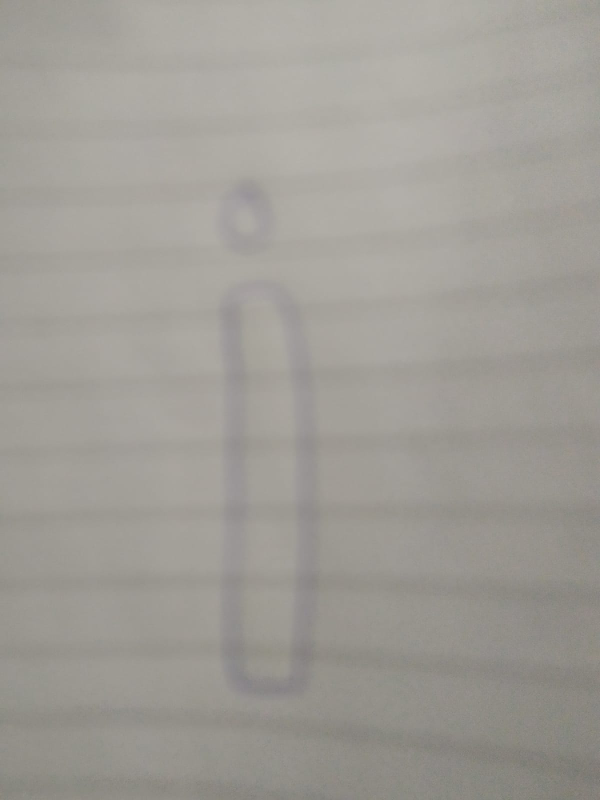
#> input picture img/teste_2.jpeg, 1200 x 1600 px (shown at 1/2 size); its folder holds only this picture in this run
$ python -i classificador_sgd.py   (imports and definitions only)
#> lines starting #> are read from the running program, lines starting #| are printed output that depends on the picture; after the words box and inside, x2 and y2 are one past the last pixel; in counts of white or black regions, pixels touching at a corner belong together
# %%
from tkinter import Image
import numpy as np
import os
import pandas as pd
from pathlib import Path
from matplotlib.image import imread
from sklearn.linear_model import SGDClassifier
from sklearn.model_selection import cross_val_score, cross_val_predict
from sklearn.metrics import confusion_matrix, precision_score, recall_score, f1_score
import cv2
import matplotlib.pyplot as plt

# %%
dataset_path = Path(os.path.join('C:',os.sep, 'Users', 'Gabriel', 'Desktop', 'FACUL 6ª SEM', 'APS-PI-6SEM', 'dataset', 'V20220930_partial'))

# %%
path_labels = {}

path_labels['a'] = dataset_path.joinpath('a_l/train_61')
path_labels['e'] = dataset_path.joinpath('e_l/train_65')
path_labels['i'] = dataset_path.joinpath('i_l/train_69')
path_labels['o'] = dataset_path.joinpath('o_l/train_6f')
path_labels['u'] = dataset_path.joinpath('u_l/train_75')
path_labels['A'] = dataset_path.joinpath('A_u/train_41')
path_labels['E'] = dataset_path.joinpath('E_u/train_45')
path_labels['I'] = dataset_path.joinpath('I_u/train_49')
path_labels['O'] = dataset_path.joinpath('O_u/train_4f')
path_labels['U'] = dataset_path.joinpath('U_u/train_55')

# %%
# [4 lines that did not run here, left out]

# %%
X = []
y = []
# [9 lines not run here, left out]

# %%
#X = [x.reshape(1, -1) for x in X]
X_reshaped = [x.reshape(-1) for x in X]
X_reshaped = np.array(X_reshaped)

# %%
y = np.array(y)

# %%
y = ((y=='i')|(y=='I'))

# %%
split_test_threshold = 0.2

# %%
#train_index, test_index = next(selection_iter.split(X, y))
from sklearn.model_selection import train_test_split
# [1 line that did not run here, left out]

# %%
# [1 line that did not run here, left out]
# [1 line that did not run here, left out]

# Classificador SGD

# %%
sgd_clf = SGDClassifier(random_state=42)
# [7 lines not run here, left out]

# %%
# [1 line that did not run here, left out]

# %%
# [2 lines not run here, left out]

# %%
# [1 line that did not run here, left out]
# [10 lines not run here, left out]

# %%
# Função para classificar uma imagem
def pretty_print_mnist_number(number: np.array):
    res = ''
    for linha in number.reshape(128, 128):
        for p in linha:
            res += f'{int(p):>3}'
        res += '\n'
    print(res)

# %%
def imagem_to_cinza(matrix_colorida: np.array) -> np.array:
    return cv2.cvtColor(matrix_colorida, cv2.COLOR_RGB2GRAY)
'''
def somar_valores_antes_depois_indice(dicionario, indice, valor_maximo):
    valores_antes = sum(v for i, v in dicionario.items() if i < indice)
    valores_depois = sum(v for i, v in dicionario.items() if i > indice)

    if (abs((valores_antes + valor_maximo) - (valores_depois)) < abs((valores_antes) - (valores_depois + valor_maximo))):
        return indice-1
    else:
        return indice+1
'''

# %%
def plotar_histograma_imagem(imagem):

    # Calcular o histograma usando a função cv2.calcHist()
    histograma = cv2.calcHist([imagem], [0], None, [256], [0, 256])
#> histograma = 256 values, max 92404 at index 160, min 0 at index 0, mean 7500

    # Criar um dicionário para armazenar o número de ocorrências para cada valor de intensidade
    #ocorrencias_por_valor = {i: int(hist) for i, hist in enumerate(histograma)}

    # Encontrar a intensidade com o maior número de ocorrências
    #maior_ocorrencia = max(ocorrencias_por_valor, key=ocorrencias_por_valor.get)
    #valor_maximo = ocorrencias_por_valor[maior_ocorrencia]

    limiar, _ = cv2.threshold(imagem, 0, 255, cv2.THRESH_BINARY + cv2.THRESH_OTSU)
#> limiar = 155

    # Encontrar o valor do limiar baseado no pico do histograma
    #limiar = np.argmax(histograma)  # Índice do pico do histograma

    # Binarizar a imagem usando o limiar
    _, imagem_binarizada = cv2.threshold(imagem, limiar, 255, cv2.THRESH_BINARY)
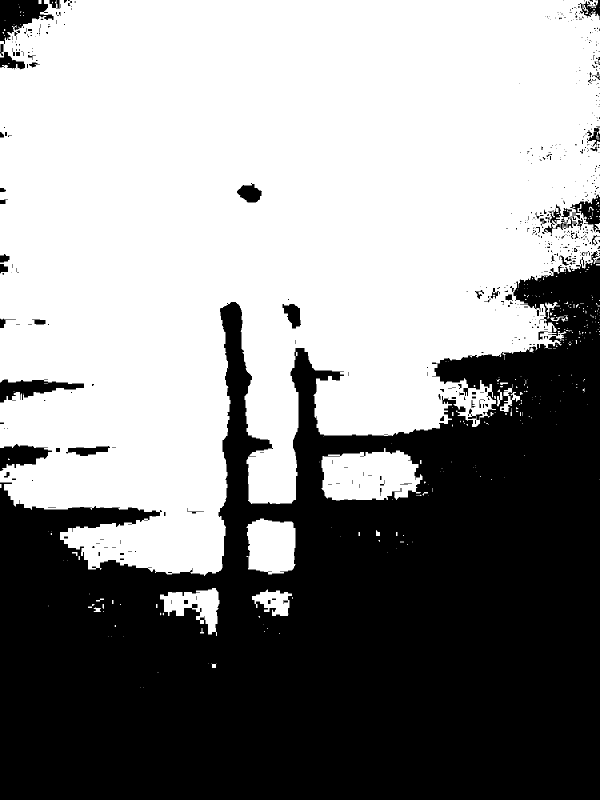
#> imagem_binarizada: shape (1600, 1200) (shown at 1/2 size); 56.1% white; 537 black regions (434 under 20 px), largest, box (x1, y1, x2, y2) and area: (0, 502, 1200, 1600) 815266, (0, 0, 107, 88) 4909, (0, 759, 168, 805) 3745

     # Mostrar a imagem binarizada
    plt.imshow(imagem_binarizada, cmap='gray')
    plt.title('Imagem Binarizada')
    plt.axis('off')
    plt.show()

    # Plotar o histograma
    plt.plot(histograma)
    plt.title('Histograma da Imagem em Tons de Cinza')
    plt.xlabel('Valores de Pixel')
    plt.ylabel('Número de Pixels')
    plt.show()
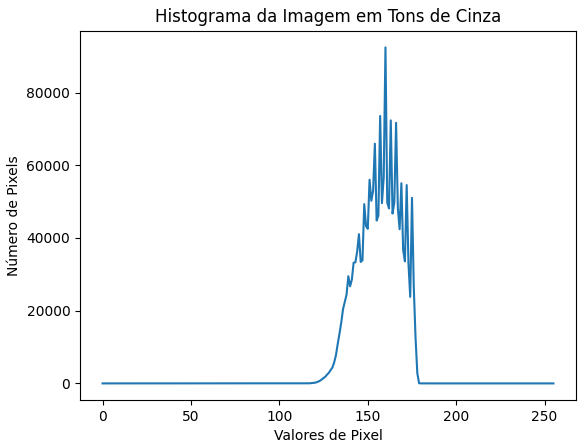
#> figure drawn by matplotlib, 1 panel; curve peaks at x = 160, y = 92404

    return limiar

# %%
def classificar_imagem_sgd(classificador, caminho_da_imagem):

    # Carregar a imagem
    imagem = Image.open(caminho_da_imagem)

    # Redimensionar para uma nova largura e altura
    nova_largura = 128
    nova_altura = 128
    imagem_redimensionada = imagem.resize((nova_largura, nova_altura))

    imagem_redimensionada.save("img/nova_imagem_redimensionada.jpg")

    imagem2 = imread("img/nova_imagem_redimensionada.jpg")

    imagem_cinza = imagem_to_cinza(imagem2)

    limiar = plotar_histograma_imagem(imagem_cinza) # Valor entre 0 e 255

    # Converter para matriz binária
    matriz_binaria = (imagem_cinza > limiar).astype(int)
    #_, matriz_binaria = cv2.threshold(imagem_cinza, limiar, 255, cv2.THRESH_BINARY)
    #plt.imshow(matriz_binaria, cmap='gray')

    imagem_processada = matriz_binaria.reshape(1, -1)
    previsao = classificador.predict(imagem_processada)

    pretty_print_mnist_number(matriz_binaria)
    print(f'Resultado da analise da imagem utilizando o classificador {classificador}: {previsao}')

>>> import cv2
>>> picture = cv2.imread('../img/teste_2.jpeg', cv2.IMREAD_GRAYSCALE)
>>> result = plotar_histograma_imagem(picture)
#> result = 155

$ run again, on img/teste_3.jpeg
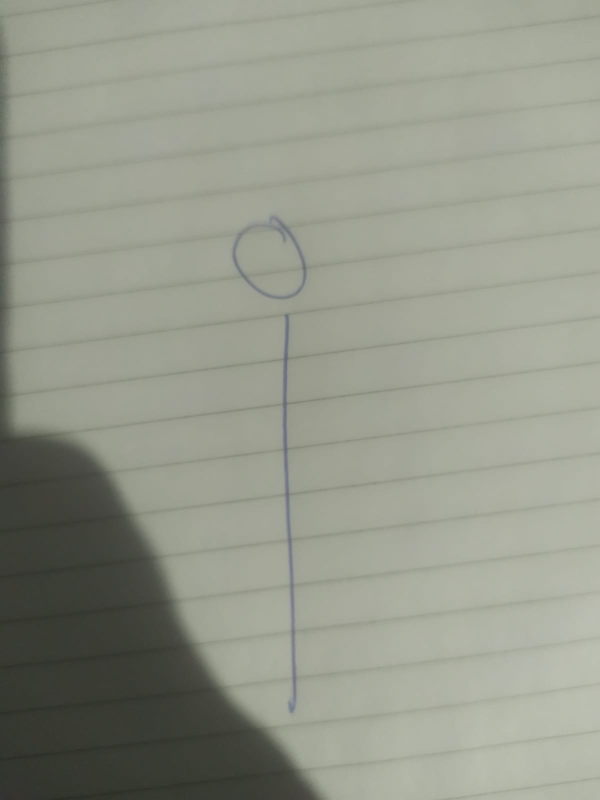
#> input picture img/teste_3.jpeg, 1200 x 1600 px (shown at 1/2 size)
#> histograma = 256 values, max 106475 at index 163, min 0 at index 0, mean 7500
#> limiar = 113
#> in plotar_histograma_imagem, `_, imagem_binarizada = cv2.threshold(imagem, limiar, 255, cv2.THRESH_B..`:
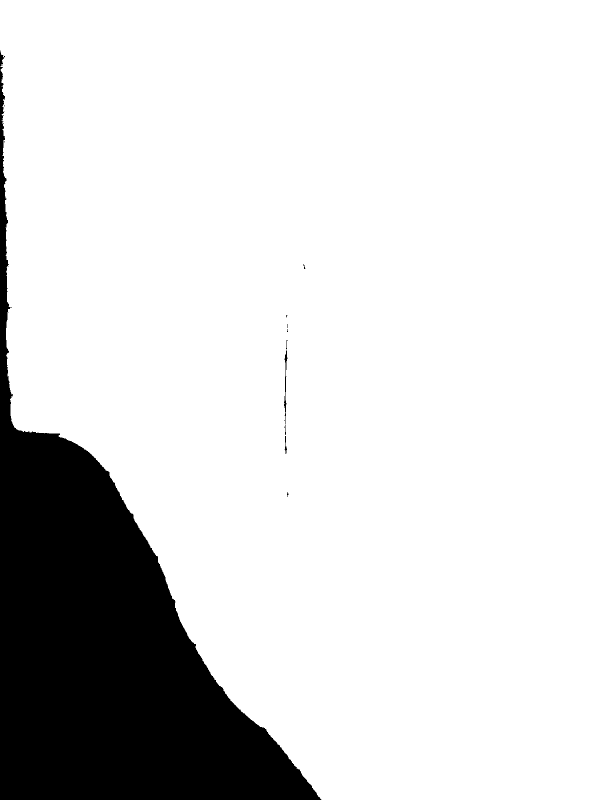
#> imagem_binarizada: shape (1600, 1200) (shown at 1/2 size); 85% white; 15 black regions (10 under 20 px), largest, box (x1, y1, x2, y2) and area: (0, 101, 643, 1600) 287314, (568, 701, 575, 848) 318, (569, 872, 574, 908) 75, (569, 849, 572, 870) 29, (572, 680, 575, 699) 23
#> in plotar_histograma_imagem, `plt.show()`:
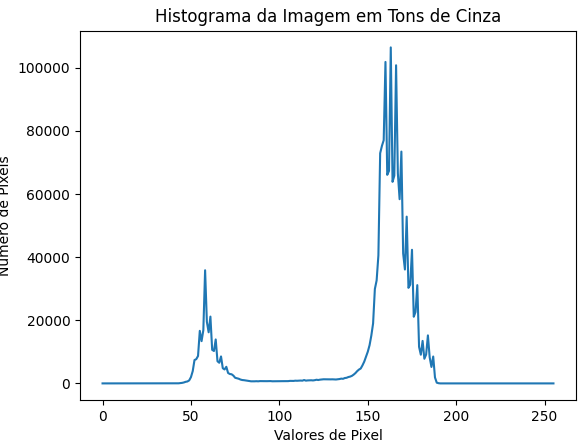
#> figure drawn by matplotlib, 1 panel; curve peaks at x = 163, y = 106475

$ run again, on img/teste_false_1.jpeg
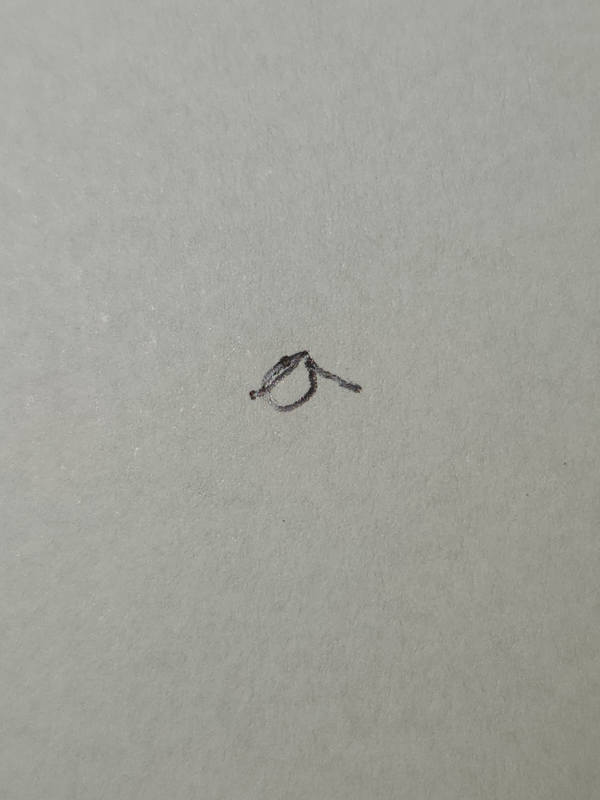
#> input picture img/teste_false_1.jpeg, 1200 x 1600 px (shown at 1/2 size)
#> histograma = 256 values, max 82586 at index 162, min 0 at index 0, mean 7500
#> limiar = 158
#> in plotar_histograma_imagem, `_, imagem_binarizada = cv2.threshold(imagem, limiar, 255, cv2.THRESH_B..`:
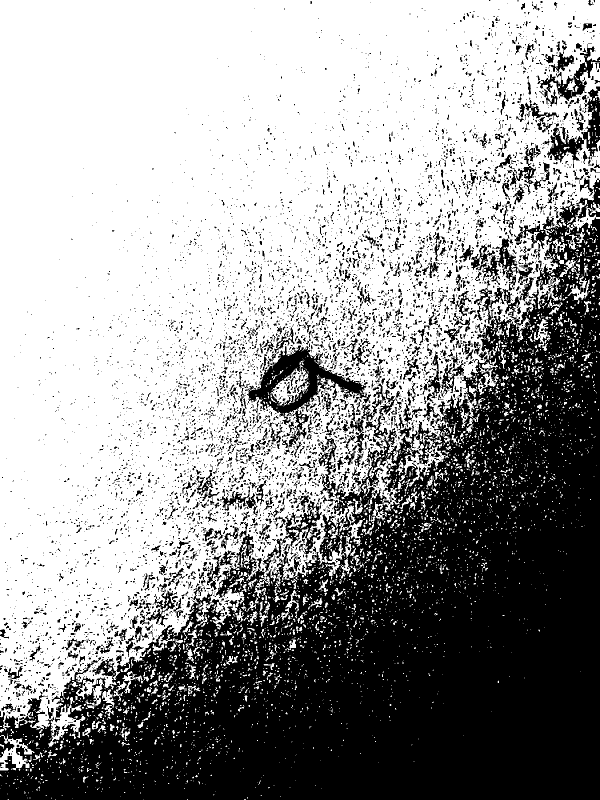
#> imagem_binarizada: shape (1600, 1200) (shown at 1/2 size); 60.8% white; 6499 black regions (5482 under 20 px), largest, box (x1, y1, x2, y2) and area: (0, 403, 1200, 1600) 628925, (490, 691, 742, 895) 12734, (1094, 173, 1200, 336) 4847
#> in plotar_histograma_imagem, `plt.show()`:
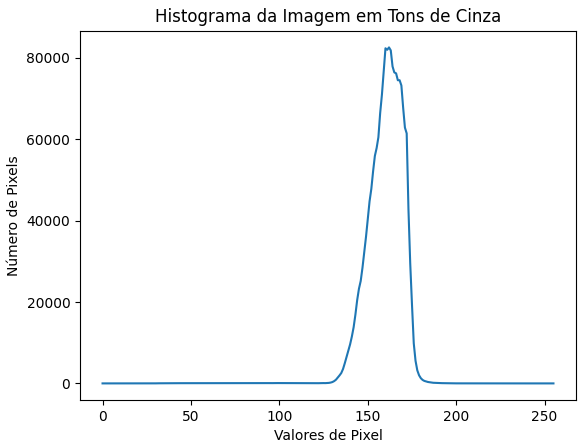
#> figure drawn by matplotlib, 1 panel; curve peaks at x = 162, y = 82586
